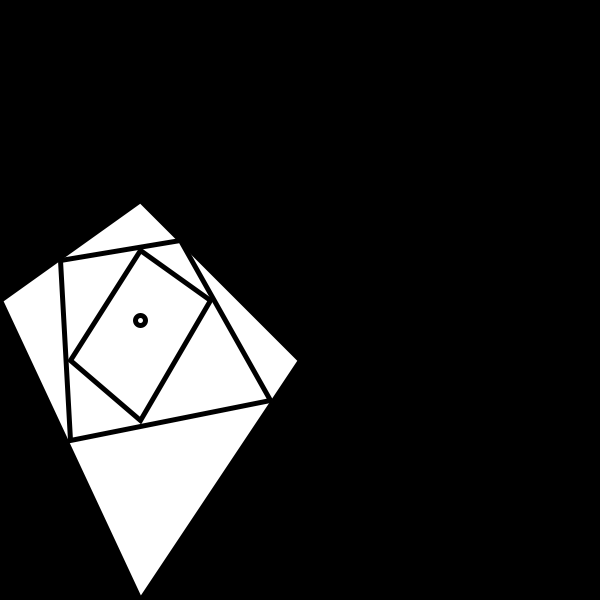
Frame 1 (no input)
Frame 60 (the mouse pressed at the canvas centre just before this capture): identical to frame 1, image omitted
Frame 120 (the mouse held since frame 60 and released just before this capture): identical to frame 1, image omitted

The Processing sketch that drew this single still picture (run headless with seeded random() and noise(); from frame 60 on, the mouse is pressed at the canvas centre):

// Processing sketch: processing_14426
// ── processing_14426.pde

int x = 0;
int y = 20;
int a = 460;
int z = 0;
int radius = 10;
float white = 0;



void setup(){
  size(600, 600);

}

void draw(){
  background(white);
  stroke(0);
  strokeWeight(10);
  smooth();
  
 
strokeWeight(20);
ellipse(140,320,10,10);

strokeWeight(7);
line(170,225,280,100);

strokeWeight(3);
line(190,250,320,180);

strokeWeight(5);
line(210,268,560,280);



  
  line(x, y, x+600,y);
  
  y = y+2; 
  if (y > 600) {
    y = -100;
  }{
    strokeWeight(5);
    smooth();
  
    line(a, z, a, z+600);
  
    z = z; //<- 속
   if (z > 600) {
    z = -100;
  }

  }
  beginShape();
vertex(0,300);
vertex(140,200);
vertex(300,360);
vertex(140,600);
vertex(0,300);
endShape();


beginShape();
vertex(60,260);
vertex(180,240);
vertex(270,400);
vertex(70,440);
vertex(60,260);
endShape();
  
  
 beginShape();
vertex(140,250);
vertex(210,300);
vertex(140,420);
vertex(70,360);
vertex(140,250);
endShape(); 
  
  
   float d = dist (140, 320, mouseX, mouseY);
  if ( d < radius){
    fill(255,0,0);
  }else{ fill(255);
  }
 ellipse(140, 320, radius, radius); 
  
  
}


void mouseReleased(){
  white += 20;
}
